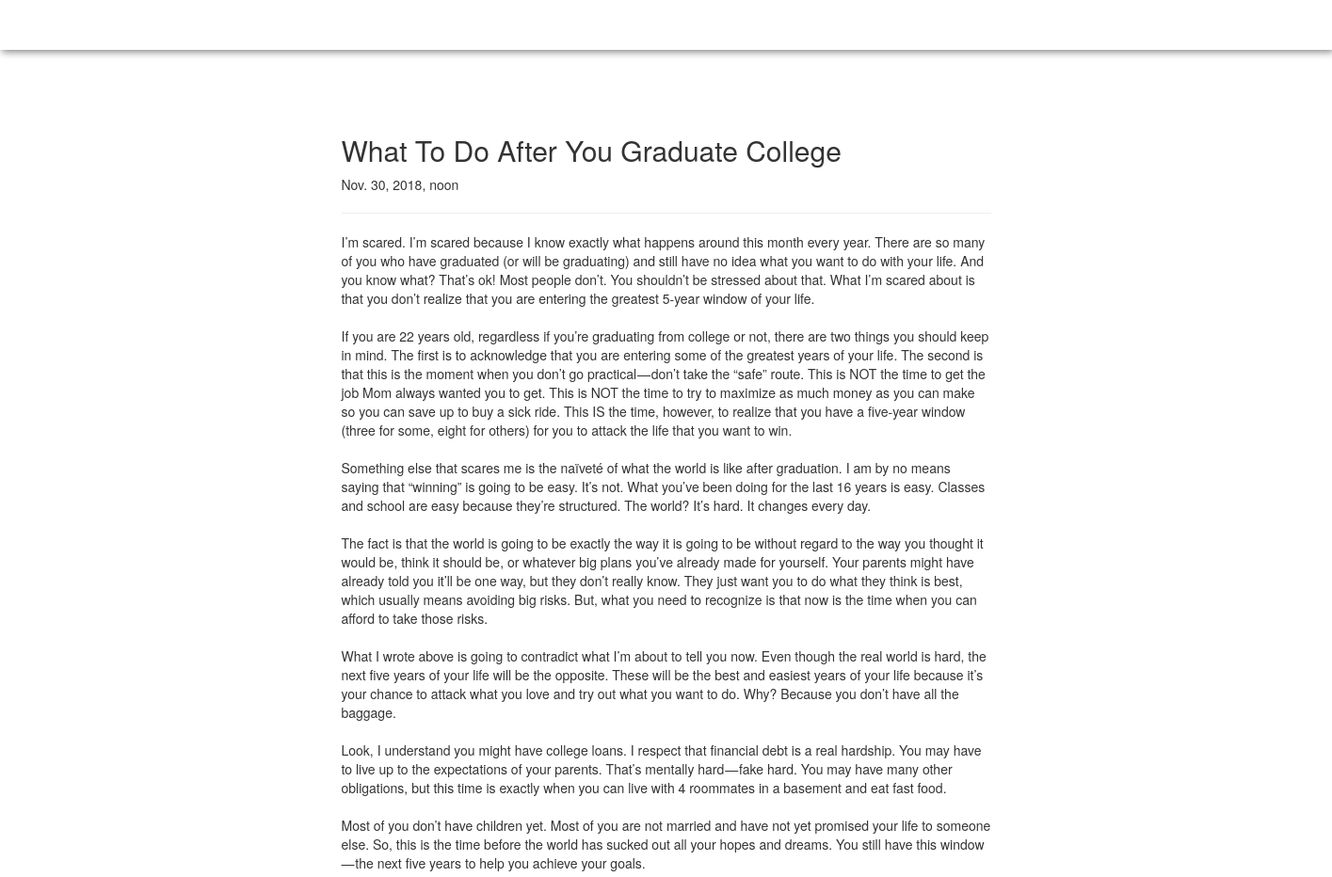
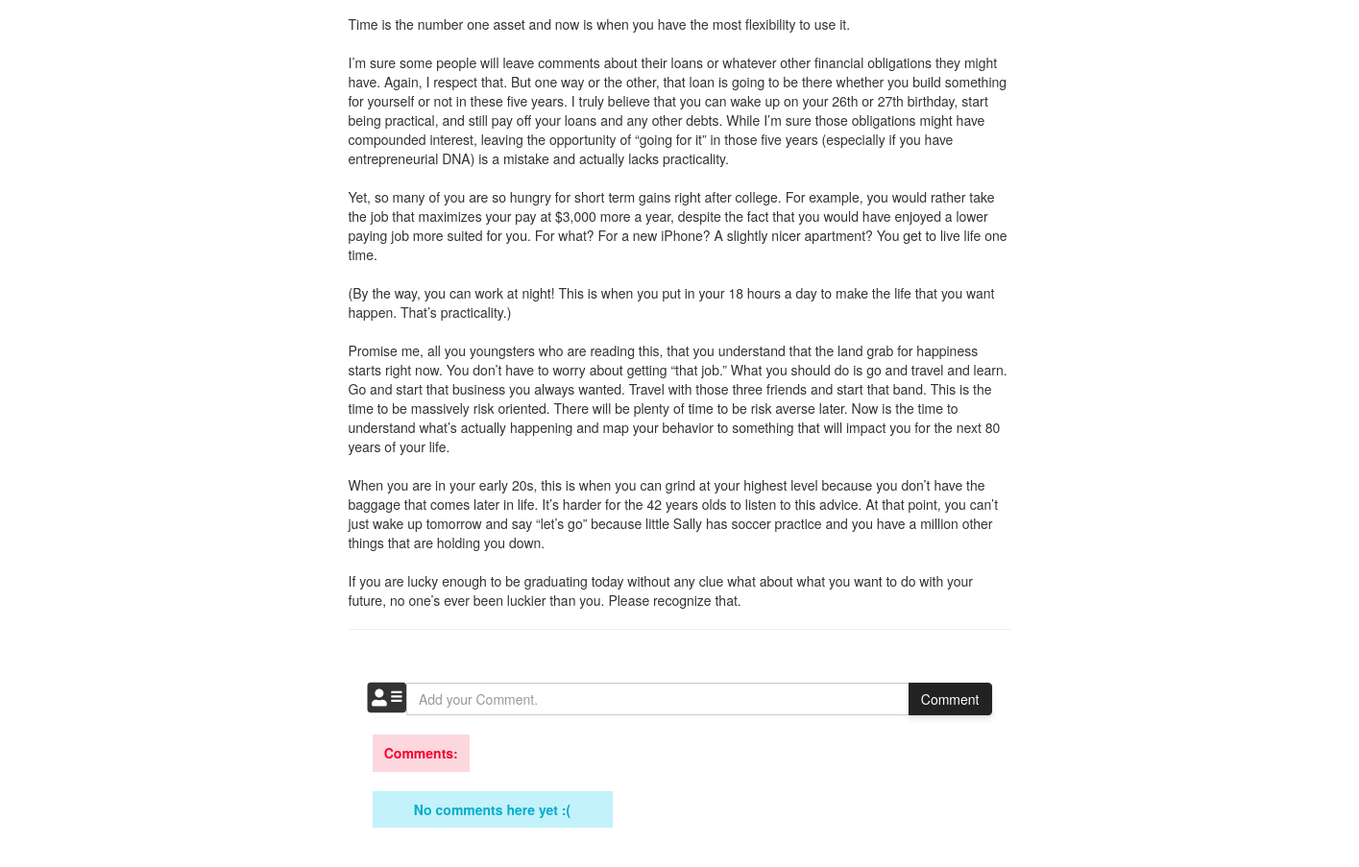
The page /post/6 (signed in) on the database its author committed (2 pictures, top to bottom).
### forum/models.py (models this page shows, shortened)
class BlogPost(models.Model):
	title = models.CharField(max_length=200)
	body = models.TextField()
	date_published = models.DateTimeField(auto_now_add=True)

### forum/views.py (the view)
# urls.py: path('post/<int:post_id>', post_page),
def post_page(request, post_id):
	if not request.user.is_authenticated:
		return redirect("/login/")
	mypost = BlogPost.objects.get(pk=post_id)
	context = {"post":mypost}
	return render(request, "forum/post.html", context)

### templates/forum/post.html (shortened to what this page needs)
{% extends 'forum/base.html' %}
{% load static %}
{% block body %}
	<div class="container">
		<div class="row">
			<div class="col-md-2">
			</div>
			<div class="col-md-8">
				<div style="background-color: #fff; margin-top: 50px; padding: 20px;">
					<h2> {{ post.title }}</h2>
					<p> {{ post.date_published }}</p>
					<hr>
					<p>{{ post.body | linebreaksbr }}</p>
					<hr>
				</div>
				<form action="/blogcomment/{{post.id}}/" method="POST" style="padding: 0 40px;">
					<div class="input-group">
						<span class="input-group-btn">
							<i class="fas fa-address-card" style="font-size: 36px; margin-top: 12px;"></i>
						</span>
						<input class="form-control" name="comment" placeholder="Add your Comment." style="margin-top: 15px;"/>
						<span class="input-group-btn">
							<button type="submit" class="btn btn-info" style="margin-top: 14px; color: #fff;	border-color: #222;	background-color: #222; box-shadow: 0 4px 6px rgba(50,50,93,.11),0 1px 3px rgba(0,0,0,.08),0 0 0 0 rgba(255,255,255,.5); font-size: 14px;">Comment</button>
						</span>
					</div>
				</form>
				<div class="container" style="margin: 20px 30px;">
					<span class="badge badge-pill badge-danger" style="margin-bottom: 20px; padding: .875em; color: #f80031; background-color: rgba(251,175,190,.5); text-align: center; border-radius: 0; font-size:14px;">Comments:</span><br>
					{% for com in mypost.get_comments %}
						<span class="badge badge-pill badge-primary" style="padding: .875em; color: #2643e9;	background-color: rgba(203,210,246,.5); text-align: center; border-radius: 0; font-size:14px; margin-bottom: 20px; margin-right: 500px; width: 250px;">{{ com.comment|linebreaks|truncatechars:35 }}
							<p style="font-size:10px; color:grey;">Replied by {{ com.author }} | {{ com.datetime }}</p></span>
							{% empty %}
							<span class="badge badge-pill badge-info" style="padding: .875em;color: #03acca; background-color: rgba(136,230,247,.5); text-align: center; border-radius: 0; font-size:14px; margin-bottom: 20px; margin-right: 500px; width: 250px;">
							No comments here yet :(</span>
						{% endfor %}
					</div>
				</div>
			</div>
		</div>
{% endblock %}

### static/css/base.css (style rules this page uses)
body { background-repeat: no-repeat; background-size: 100%; background-attachment: fixed; }

### rows shown on the page
BlogPost: title "What To Do After You Graduate College", date_published "Nov. 30, 2018, noon", body "I’m scared. I’m scared because I know exactly what happens around this month every year. There are so many of you who have graduated (or will be graduating) and still have no idea what you want to do with your life. And you know what? That’s ok! Most people don’t. You shouldn’t be stressed about that. What I’m scared about is that you don’t realize that you are entering the greatest 5-year window of your life. If you are 22 years old, regardless if you’re graduating from college or not, there are two things you should keep in mind. The first is to acknowledge that you are entering some of the greatest years of your life. The second is that this is the moment when you don’t go practical —…"
